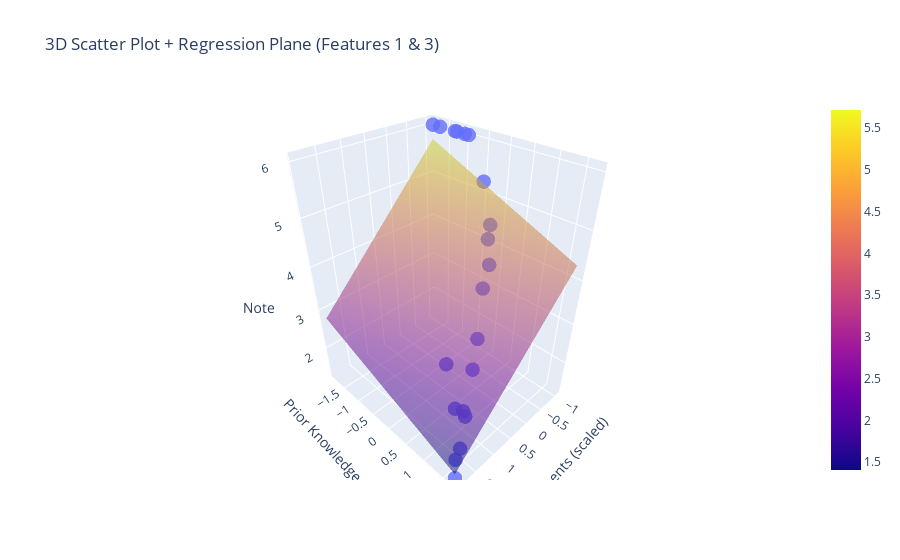

Notebook cell for this chart:
### Code cell
# 7) Plot: True vs. Predicted

plt.figure()
plt.scatter(y_test, y_pred)
plt.xlabel("Echte Note")
plt.ylabel("Vorhergesagte Note")
plt.title("Multiple Lineare Regression – True vs. Predicted")

# Referenzlinie y = x
min_val = min(y_test.min(), y_pred.min())
max_val = max(y_test.max(), y_pred.max())
plt.plot([min_val, max_val], [min_val, max_val], linestyle="--", color="red")

plt.tight_layout()
plt.show()

import numpy as np
import plotly.graph_objects as go

x = X_test_scaled[:, 2]
y = X_test_scaled[:, 3]
z = y_test

fig = go.Figure()

# points
fig.add_trace(go.Scatter3d(
    x=x, y=y, z=z,
    mode='markers',
    marker=dict(size=5, opacity=0.8)
))

# regression plane for those two features
xx, yy = np.meshgrid(
    np.linspace(x.min(), x.max(), 30),
    np.linspace(y.min(), y.max(), 30)
)

zz = model.intercept_ + model.coef_[2]*xx + model.coef_[3]*yy


fig.add_trace(go.Surface(
    x=xx, y=yy, z=zz,
    opacity=0.5
))

fig.update_layout(
    title='3D Scatter Plot + Regression Plane (Features 1 & 3)',
    scene=dict(
        xaxis_title='Assignments (scaled)',
        yaxis_title='Prior Knowledge (scaled)',
        zaxis_title='Note'
    )
)

fig.show()

### Figure 1 — Plotly figure (JSON) as saved in the notebook; plotly's stock layout.template omitted (floating-point values rounded to 4 significant figures; data arrays with more than 128 entries replaced by an {"elided": "..."} marker saying what was removed)
{"data": [{"marker": {"opacity": 0.8, "size": 5}, "mode": "markers", "type": "scatter3d", "x": [-1.08, 1.587, -1.08, -0.08017, 0.4199, -1.08, -1.08, -1.08, -0.9135, 1.92, -1.08, -0.5802, 1.753, -0.4135, 1.253, 0.7532, -0.7469, 1.253, 0.9199, 1.253], "y": [-1.267, 1.504, -1.67, 0.4457, 0.7983, -0.9144, -1.217, -1.871, -0.3603, 1.705, -1.015, 0.09309, 1.554, 0.2946, 1.302, 0.9998, -0.007652, 1.05, 0.4961, 1.252], "z": [6, 1.6, 6, 3.7, 3, 6, 6, 6, 5.3, 1.3, 6, 4.4, 1.5, 4, 2, 2.6, 4.6, 2, 2.5, 2.1]}, {"opacity": 0.5, "type": "surface", "x": {"elided": "30x30 float values"}, "y": {"elided": "30x30 float values"}, "z": {"elided": "30x30 float values"}}], "layout": {"scene": {"xaxis": {"title": {"text": "Assignments (scaled)"}}, "yaxis": {"title": {"text": "Prior Knowledge (scaled)"}}, "zaxis": {"title": {"text": "Note"}}}, "title": {"text": "3D Scatter Plot + Regression Plane (Features 1 & 3)"}}}
